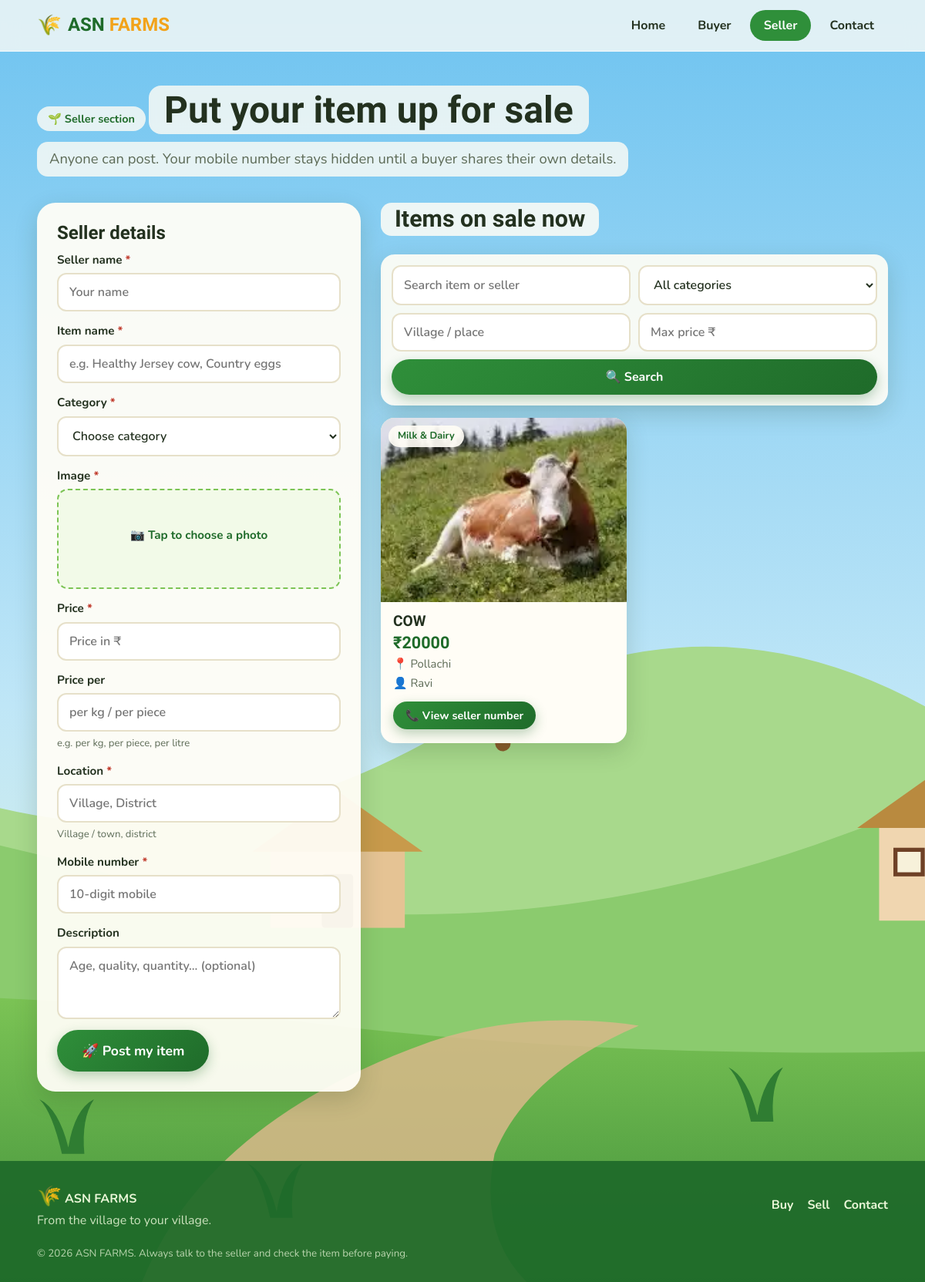
The app's page /seller/ with its own data.
### market/models.py (models this page shows, shortened)
class Listing(models.Model):
    CATEGORY_CHOICES = [
        ("cattle", "Cattle & Goats"),
        ("poultry", "Poultry (Hen, Duck)"),
        ("dairy", "Milk & Dairy"),
        ("vegetables", "Vegetables"),
        ("fruits", "Fruits"),
        ("grains", "Grains & Pulses"),
        ("seeds", "Seeds & Plants"),
        ("tools", "Farm Tools & Equipment"),
        ("other", "Other"),
    ]
    seller_name = models.CharField(max_length=80)
    title = models.CharField("Item name", max_length=120)
    category = models.CharField(max_length=20, choices=CATEGORY_CHOICES)
    image = models.ImageField(upload_to="listings/%Y/%m/")
    price = models.DecimalField(max_digits=10, decimal_places=2)
    price_note = models.CharField(
        "Price per", max_length=30, blank=True, help_text="e.g. per kg, per piece, per litre"
    )
    location = models.CharField(max_length=120, help_text="Village / town, district")
    mobile = models.CharField("Mobile number", max_length=10)
    description = models.TextField(blank=True, max_length=600)
    is_active = models.BooleanField(default=True, help_text="Untick to hide this card")
    created_at = models.DateTimeField(auto_now_add=True)
    class Meta:
        ordering = ["-created_at"]

### market/views.py (the view)
# urls.py: path("seller/", views.seller, name="seller"),
def seller(request):
    if request.method == "POST":
        form = ListingForm(request.POST, request.FILES)
        if form.is_valid():
            form.save()
            messages.success(request, "Your item is now live! Buyers can see it in the list below.")
            return redirect("seller")
        messages.error(request, "Please fix the highlighted fields and try again.")
    else:
        form = ListingForm()
    page = _page(request, _filtered_listings(request), per_page=9)
    return render(
        request,
        "market/seller.html",
        {
            "form": form,
            "page": page,
            "categories": Listing.CATEGORY_CHOICES,
            "filters": request.GET,
            "qs": _querystring_without_page(request),
            "section": "seller",
        },
    )

### market/forms.py (called while the page is built)
    def _style(self):
        for name in self.mobile_fields:
            field = self.fields.get(name)
            if field is not None:
                field.max_length = 20
                field.validators = [
                    v for v in field.validators if not isinstance(v, MaxLengthValidator)
                ]
        for field in self.fields.values():
            widget = field.widget
            if isinstance(widget, forms.ClearableFileInput):
                widget.attrs.setdefault("accept", "image/*")
            widget.attrs.setdefault("class", "input")

### market/views.py (called while the page is built)
def _filtered_listings(request):
    qs = Listing.objects.filter(is_active=True)
    q = request.GET.get("q", "").strip()
    category = request.GET.get("category", "").strip()
    place = request.GET.get("place", "").strip()
    max_price = request.GET.get("max_price", "").strip()
    if q:
        qs = qs.filter(Q(title__icontains=q) | Q(description__icontains=q) | Q(seller_name__icontains=q))
    if category in dict(Listing.CATEGORY_CHOICES):
        qs = qs.filter(category=category)
    if place:
        qs = qs.filter(location__icontains=place)
    if max_price:
        try:
            qs = qs.filter(price__lte=float(max_price))
        except ValueError:
            pass
    return qs

def _page(request, qs, per_page=12):
    return Paginator(qs, per_page).get_page(request.GET.get("page"))

def _querystring_without_page(request):
    params = request.GET.copy()
    params.pop("page", None)
    return params.urlencode()

### templates/market/seller.html (shortened to what this page needs)
{% extends "base.html" %}
{% block content %}
<section class="wrap page-head">
  <p class="eyebrow reveal">🌱 Seller section</p>
  <h1 class="reveal">Put your item up for sale</h1>
  <p class="lead reveal">Anyone can post. Your mobile number stays hidden until a buyer shares their own details.</p>
</section>
<section class="wrap seller-layout">
  <form class="panel reveal" method="post" enctype="multipart/form-data" novalidate>
    <h2>Seller details</h2>
    {% for field in form %}
      <div class="field {% if field.errors %}has-error{% endif %}">
        <label for="{{ field.id_for_label }}">{{ field.label }}{% if field.field.required %} <i>*</i>{% endif %}</label>
        {% if field.name == 'image' %}
          <label class="drop" for="{{ field.id_for_label }}" id="drop">
            <span id="drop-text">📷 Tap to choose a photo</span>
          </label>
        {% else %}
          {{ field }}
        {% endif %}
        {% if field.help_text %}<small class="help">{{ field.help_text }}</small>{% endif %}
      </div>
    {% endfor %}
    <button class="btn big" type="submit">🚀 Post my item</button>
  </form>
  <div class="seller-list">
    <div class="row-head"><h2 class="reveal">Items on sale now</h2></div>
    {% include "market/_filters.html" %}
    {% if page.object_list %}
      <div class="grid two">{% for item in page.object_list %}{% include "market/_card.html" %}{% endfor %}</div>
    {% else %}
      <div class="empty reveal"><p>Nothing here yet. Your item could be the first!</p></div>
    {% endif %}
  </div>
</section>
{% endblock %}

### templates/base.html (shortened to what this page needs)
{% load static %}<!doctype html>
<html lang="en">
<head>
  <link rel="stylesheet" href="{% static 'css/style.css' %}">
</head>
<body>
  {% include "_scene.html" %}
  <header class="nav" id="nav">
    <div class="wrap nav-inner">
      <a class="brand" href="{% url 'home' %}" aria-label="ASN FARMS home">
        <span class="brand-mark">🌾</span><span class="brand-text">ASN <b>FARMS</b></span>
      </a>
      <nav class="links" id="links">
        <a href="{% url 'home' %}" class="{% if request.resolver_match.url_name == 'home' %}on{% endif %}">Home</a>
        <a href="{% url 'buyer' %}" class="{% if section == 'buyer' %}on{% endif %}">Buyer</a>
        <a href="{% url 'seller' %}" class="{% if section == 'seller' %}on{% endif %}">Seller</a>
        <a href="{% url 'contact' %}" class="{% if section == 'contact' %}on{% endif %}">Contact</a>
      </nav>
    </div>
  </header>
  <main>{% block content %}{% endblock %}</main>
  <footer class="footer">
    <div class="wrap foot-inner">
      <div><span class="brand-mark">🌾</span> <b>ASN FARMS</b><p>From the village to your village.</p></div>
      <div class="foot-links">
        <a href="{% url 'buyer' %}">Buy</a><a href="{% url 'seller' %}">Sell</a><a href="{% url 'contact' %}">Contact</a>
      </div>
      <small>&copy; {% now "Y" %} ASN FARMS. Always talk to the seller and check the item before paying.</small>
    </div>
  </footer>
</body>
</html>

### templates/_scene.html (shortened to what this page needs)
<div class="scene" aria-hidden="true">
</div>

### templates/market/_filters.html (shortened to what this page needs)
<form class="filters" method="get">
  <input class="input" type="search" name="q" value="{{ filters.q }}" placeholder="Search item or seller">
  <select class="input" name="category">
    <option value="">All categories</option>
  </select>
  <input class="input" type="text" name="place" value="{{ filters.place }}" placeholder="Village / place">
  <input class="input" type="number" min="0" name="max_price" value="{{ filters.max_price }}" placeholder="Max price ₹">
  <button class="btn" type="submit">🔍 Search</button>
</form>

### templates/market/_card.html
<a class="card reveal" href="{% url 'detail' item.pk %}">
  <div class="card-img">
    <img src="{{ item.image.url }}" alt="{{ item.title }}" loading="lazy">
    <span class="chip">{{ item.get_category_display }}</span>
  </div>
  <div class="card-body">
    <h3>{{ item.title }}</h3>
    <p class="price">₹{{ item.price|floatformat:"-2" }}{% if item.price_note %} <small>{{ item.price_note }}</small>{% endif %}</p>
    <p class="meta">📍 {{ item.location }}</p>
    <p class="meta">👤 {{ item.seller_name }}</p>
    <span class="btn small">📞 View seller number</span>
  </div>
</a>

### records on screen
Listing: image (picture), category "Milk & Dairy", title "COW", price "20000", location "Pollachi", seller_name "Ravi"

### other values on screen
{{ field.label }} "Seller name" "Item name" "Category" "Image" "Price" "Price per" "Location" "Mobile number" "Description"
{{ field.help_text }} "e.g. per kg, per piece, per litre" "Village / town, district"
